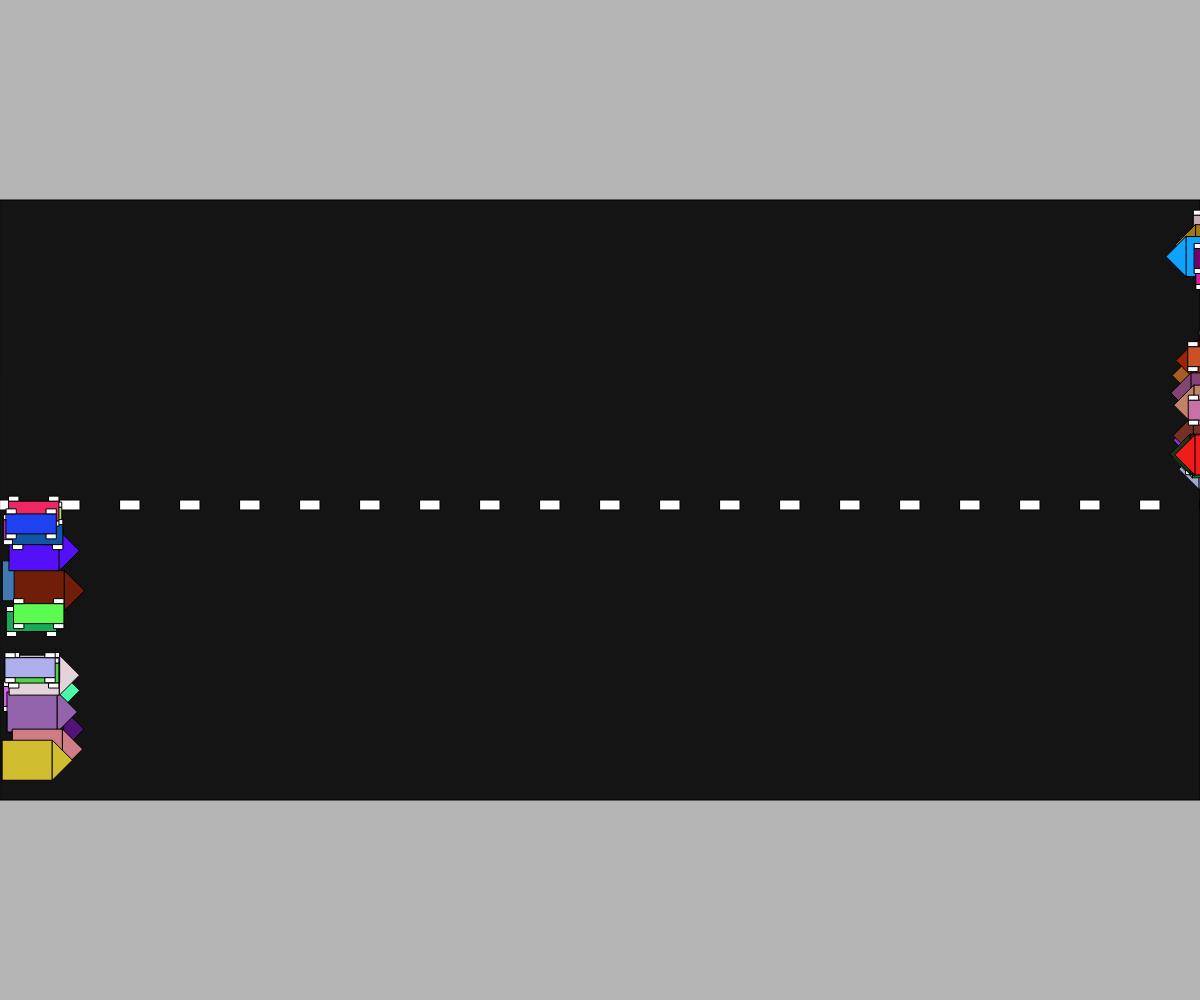
Frame 1 (no input)
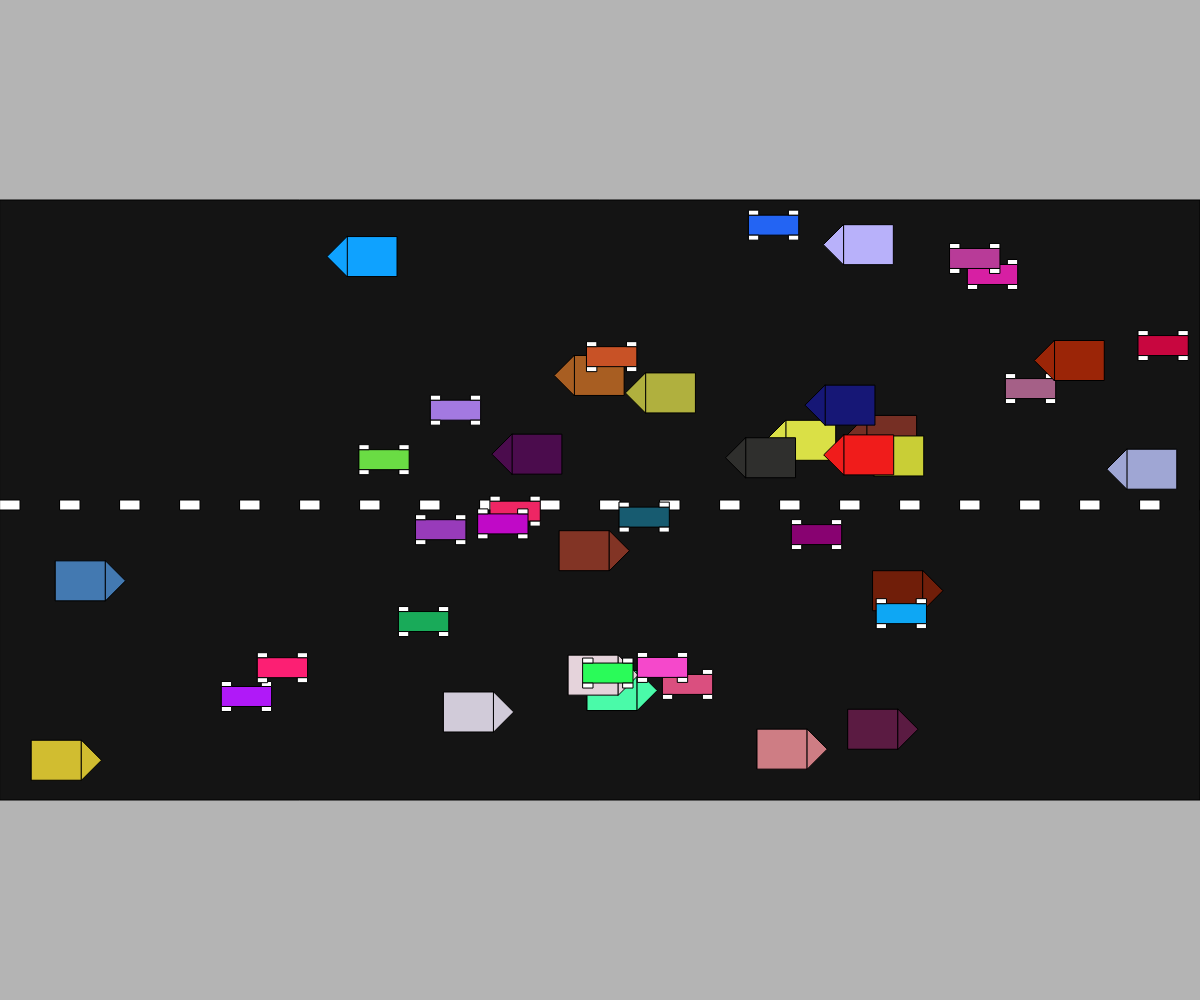
Frame 60 (no input)
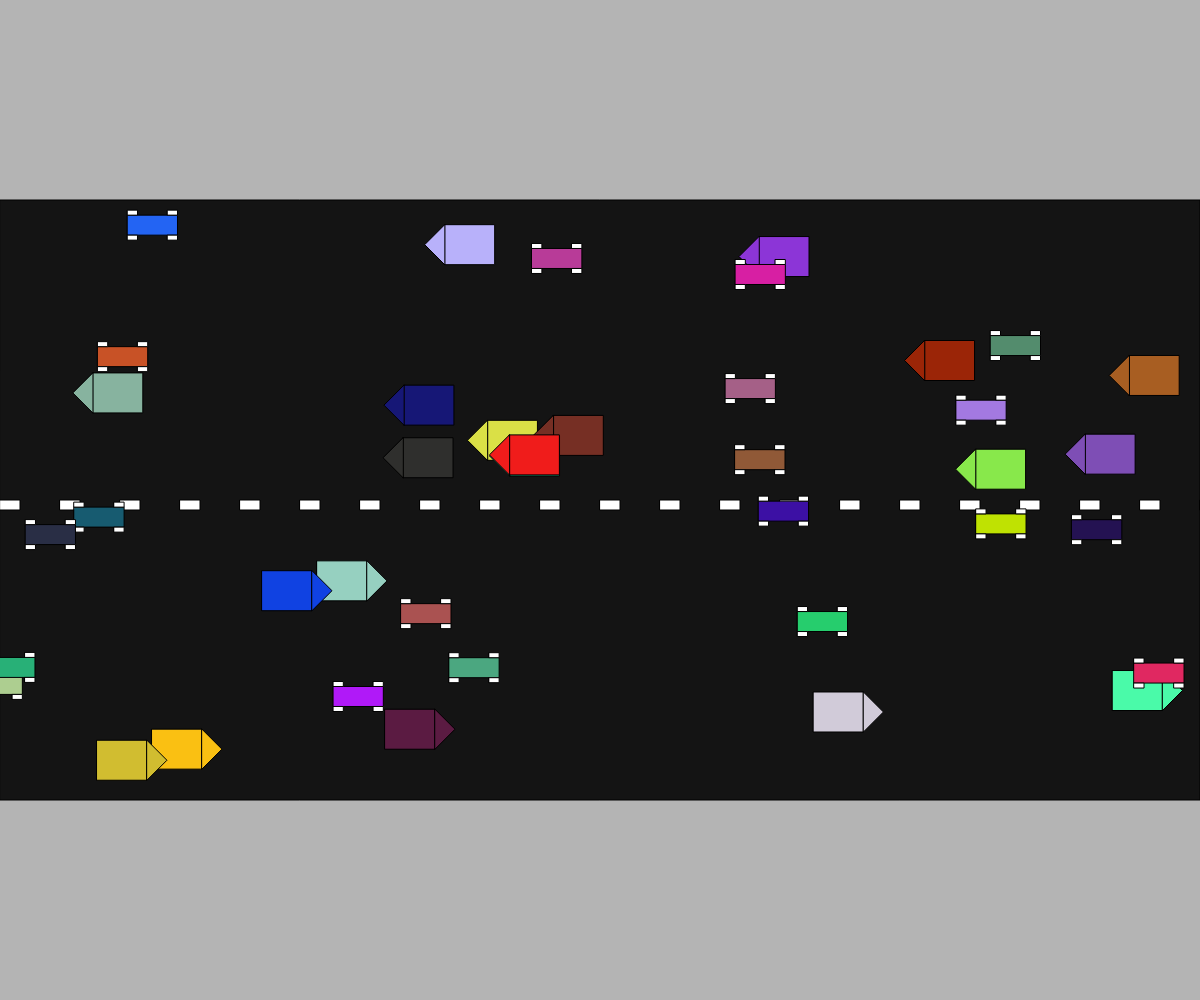
Frame 120 (the mouse pressed at the canvas centre since frame 60)

The p5.js sketch that drew these frames (run headless with seeded random() and noise() and a simulated clock; from frame 60 on, the mouse is pressed at the canvas centre):

// p5.js sketch
// ── sketch.js
// CARS CARS CARS
// JACK JOHNSTON
// March, 28, 2025
//


//Int Variables
let westBound = [];
let eastBound = [];
let car1;

function setup() {
  createCanvas(windowWidth, windowHeight);
  intCars();

  
}

//funciton that creates westbound, and eastbound cars.
function intCars(){

  for(let i = 0; i <= 20; i++){
    let w = new Vehicle(0);
    westBound.push(w);
    let e = new Vehicle(1);
    eastBound.push(e);
  }
}

function draw() {
  background(180);
  drawRoad();
  checkTime();
  actionCars();
}

//creates the road
function drawRoad(){
  fill(20, 20, 20);
  h = 20;
  rect(0, height*0.2, width, height*0.6);
  for(let i = 0; i <= width; i += 60){
    fill(255, 255, 255);
    rect(i, height*0.5, h, 10);
  }

}


//loop that lets  the cars move, and do all the actions that are used with the cars
function actionCars(){
  for(let i = 0; i <= eastBound.length - 1; i++){
    eastBound[i].action();
  }
  for(let i = 0; i <= westBound.length - 1; i++){
    westBound[i].action();
  }
  

}

// when the mouse is clicked it creates a eastbound car
// when shift and mouse is clicked it creates a westbound car
function mouseClicked(){
  let e = new Vehicle(1);
  eastBound.push(e);
  if(keyCode === SHIFT){
    let w = new Vehicle(0);
    westBound.push(w);
  }


}

//varibles for traffic light
let light = 0;
let startCount;
//when space is clicked it causes cars to stop for 120 frames
function keyPressed(){
  if(keyCode === 32){
    light = 1;
    //stopwatch for 120 frames
    startCount = frameCount + 120;
  }

}


//checks if there has been 120 frames since the start of the light change
function checkTime(){
  if(startCount  <= frameCount){
    light = 0;
  }
}



//the class that creates the cars
class Vehicle{
  
  //depending on direction it will differnt have properties
  constructor(direction){
    this.dir = direction;
    //west
    if (this.dir === 0){
      this.x = width;
      this.y = height*random(0.2, 0.45);
      this.xSpeed = -random(15);
      this.c = [random(255), random(255), random(255)];
      this.type = round(random(0,1));
      
    }
    //east
    if (this.dir === 1){
      this.x = 0;
      this.y = height*random(0.5, 0.75);
      this.xSpeed = random(15);
      this.c = [random(255), random(255), random(255)];
      this.type = round(random(0,1));
      
    }
    

  }

  //class methods

  //if light is red done move cars
  //action runs display, chance functions, and move, all in one function
  action(){
    if(light === 0){
      this.move();
    }
    this.display();
    this.chanceFunctions();
  }

  //display the car or truck
  display(){
    //car
    if (this.type === 0){
      fill(this.c[0], this.c[1], this.c[2]);
      rect(this.x, this.y, 50, 20);
      fill(255, 255, 255);
      rect(this.x + 40, this.y + 20, 10, 5);
      rect(this.x + 40, this.y - 5, 10, 5);
      rect(this.x , this.y - 5, 10, 5);
      rect(this.x , this.y + 20, 10, 5);
    }
    //truck
    if (this.type === 1){
      fill(this.c[0], this.c[1], this.c[2]);
      if(this.dir === 0){
        rect(this.x, this.y, 50, 40);
        triangle(this.x, this.y, this.x - 20, this.y + 20, this.x, this.y + 40);
      }
      //east truck
      if(this.dir === 1){
        rect(this.x, this.y, 50, 40);
        triangle(this.x + 50, this.y, this.x + 70, this.y + 20, this.x + 50, this.y + 40);
      }
    }

  }

  //moves the car in its respective direction
  move(){
    //west
    this.x += this.xSpeed;
    if(this.dir === 0){
      if(this.x <= width*0 - 50){
        this.x = width;
      }
    }
    //east
    if(this.dir === 1){
      if(this.x >= width + 100){
        this.x = width*0 - 50;
      }
    }
  }

  //function that has random chance to change the car speed, or color
  chanceFunctions(){
    for(let i = 1; i !== 4; i++){
      let chance = round(random(0, 100));
      if(i === 1 && chance === 50){
        this.speedUp();
      }
      if(i === 2 && chance === 50){
        this.speedDown();
      }
      if(i === 3 && chance === 50){
        this.changeColor();
      }

    }
  }

  //changes the cars speed faster
  speedUp(){
    //west
    if(this.dir === 0){
      this.xSpeed += -2;
      if(this.xSpeed < -15){
        this.xSpeed = -15;
      }
    }
    //east
    if(this.dir === 1){
      this.xSpeed += 2;
      if(this.xSpeed > 15){
        this.xSpeed = 15;
      }
    }

  }

  //car slower
  speedDown(){
    //west
    if(this.dir === 0){
      this.xSpeed += 2;
      if(this.xSpeed > 0){
        this.xSpeed = 0;
      }
    }
    //east
    if(this.dir === 1){
      this.xSpeed += -2;
      if(this.xSpeed < 0){
        this.xSpeed = 0;
      }
    }

  }

  //change the color
  changeColor(){
    this.c = [random(255), random(255), random(255)];
  }
  


}
